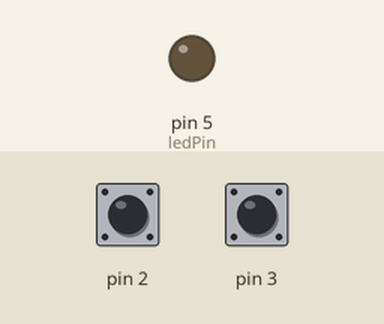
This sketch was run on a simulated Arduino Uno, built with avr-gcc and run on an emulated ATmega328P. Parts: output pins drawn as LEDs (lit = HIGH). The inputs (shaded band) are chosen by the test bench; at power-on: pin 2 HIGH, pin 3 HIGH.

Above: at 1.2 s.
1.3 s: pin 2 pulled LOW for 0.15 s
At 2.4 s:
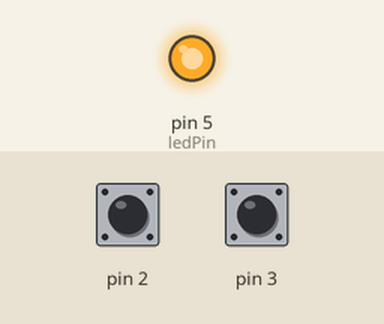
2.9 s: pin 3 pulled LOW for 0.15 s
At 3.7 s:
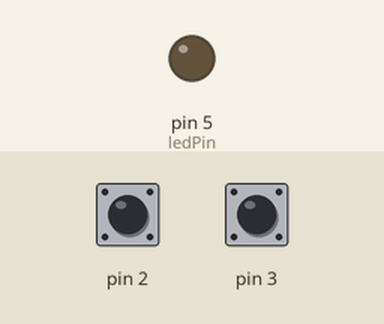
4.5 s: pin 2 pulled LOW for 1 s
At 4.9 s:
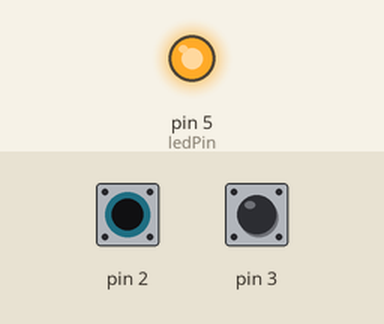
Timing chart, 0 to 7.5 s (numbered marks = the images above; inputs shaded):
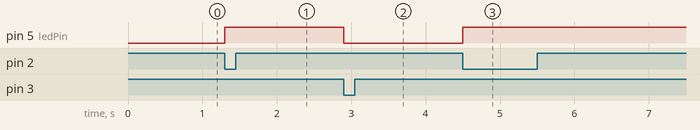

Measured:
- after the input at 1.3 s, pin 5 (ledPin): LOW → HIGH at once
- after the input at 2.9 s, pin 5 (ledPin): HIGH → LOW at once
- after the input at 4.5 s, pin 5 (ledPin): LOW → HIGH at once

The sketch:

IoT_Sem1_Lek2_Lab3.ino
```cpp
/***********************************************************
File name: lab01.ino
Description: use push buttons with digital inputs to turn
             an LED on and off
***********************************************************/
int ledPin = 5;
int buttonApin = 9;
int buttonBpin = 8;
int blinking = 0;

byte leds = 0;

void setup() {

  pinMode(ledPin, OUTPUT);
  pinMode(2, INPUT_PULLUP);
  pinMode(3, INPUT_PULLUP);
}

void loop() {
  if(digitalRead(2) == LOW){
    digitalWrite(ledPin, HIGH);
  }
  else if(digitalRead(3) == LOW){
    digitalWrite(ledPin, LOW);
  }
}
```
